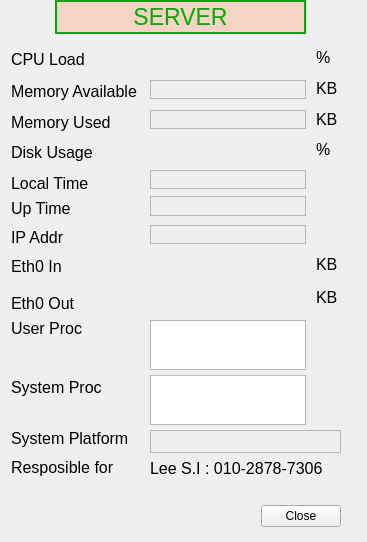
<ui version="4.0" >
 <class>Form</class>
 <widget class="QWidget" name="Form" >
  <property name="windowModality" >
   <enum>Qt::WindowModal</enum>
  </property>
  <property name="geometry" >
   <rect>
    <x>0</x>
    <y>0</y>
    <width>367</width>
    <height>542</height>
   </rect>
  </property>
  <property name="windowTitle" >
   <string>Form</string>
  </property>
  <widget class="QLabel" name="titleLabel" >
   <property name="geometry" >
    <rect>
     <x>55</x>
     <y>0</y>
     <width>251</width>
     <height>34</height>
    </rect>
   </property>
   <property name="palette" >
    <palette>
     <active>
      <colorrole role="WindowText" >
       <brush brushstyle="SolidPattern" >
        <color alpha="255" >
         <red>0</red>
         <green>170</green>
         <blue>0</blue>
        </color>
       </brush>
      </colorrole>
      <colorrole role="Base" >
       <brush brushstyle="SolidPattern" >
        <color alpha="255" >
         <red>255</red>
         <green>255</green>
         <blue>255</blue>
        </color>
       </brush>
      </colorrole>
      <colorrole role="Window" >
       <brush brushstyle="SolidPattern" >
        <color alpha="100" >
         <red>255</red>
         <green>170</green>
         <blue>127</blue>
        </color>
       </brush>
      </colorrole>
      <colorrole role="Shadow" >
       <brush brushstyle="SolidPattern" >
        <color alpha="255" >
         <red>0</red>
         <green>170</green>
         <blue>0</blue>
        </color>
       </brush>
      </colorrole>
     </active>
     <inactive>
      <colorrole role="WindowText" >
       <brush brushstyle="SolidPattern" >
        <color alpha="255" >
         <red>0</red>
         <green>170</green>
         <blue>0</blue>
        </color>
       </brush>
      </colorrole>
      <colorrole role="Base" >
       <brush brushstyle="SolidPattern" >
        <color alpha="255" >
         <red>255</red>
         <green>255</green>
         <blue>255</blue>
        </color>
       </brush>
      </colorrole>
      <colorrole role="Window" >
       <brush brushstyle="SolidPattern" >
        <color alpha="100" >
         <red>255</red>
         <green>170</green>
         <blue>127</blue>
        </color>
       </brush>
      </colorrole>
      <colorrole role="Shadow" >
       <brush brushstyle="SolidPattern" >
        <color alpha="255" >
         <red>0</red>
         <green>170</green>
         <blue>0</blue>
        </color>
       </brush>
      </colorrole>
     </inactive>
     <disabled>
      <colorrole role="WindowText" >
       <brush brushstyle="SolidPattern" >
        <color alpha="255" >
         <red>127</red>
         <green>125</green>
         <blue>123</blue>
        </color>
       </brush>
      </colorrole>
      <colorrole role="Base" >
       <brush brushstyle="SolidPattern" >
        <color alpha="100" >
         <red>255</red>
         <green>170</green>
         <blue>127</blue>
        </color>
       </brush>
      </colorrole>
      <colorrole role="Window" >
       <brush brushstyle="SolidPattern" >
        <color alpha="100" >
         <red>255</red>
         <green>170</green>
         <blue>127</blue>
        </color>
       </brush>
      </colorrole>
      <colorrole role="Shadow" >
       <brush brushstyle="SolidPattern" >
        <color alpha="255" >
         <red>0</red>
         <green>170</green>
         <blue>0</blue>
        </color>
       </brush>
      </colorrole>
     </disabled>
    </palette>
   </property>
   <property name="font" >
    <font>
     <pointsize>17</pointsize>
    </font>
   </property>
   <property name="autoFillBackground" >
    <bool>true</bool>
   </property>
   <property name="frameShape" >
    <enum>QFrame::WinPanel</enum>
   </property>
   <property name="text" >
    <string>SERVER</string>
   </property>
   <property name="alignment" >
    <set>Qt::AlignCenter</set>
   </property>
  </widget>
  <widget class="CALabel" name="caLabel_4" >
   <property name="geometry" >
    <rect>
     <x>150</x>
     <y>80</y>
     <width>156</width>
     <height>19</height>
    </rect>
   </property>
   <property name="font" >
    <font>
     <pointsize>12</pointsize>
    </font>
   </property>
   <property name="frameShape" >
    <enum>QFrame::StyledPanel</enum>
   </property>
   <property name="lineWidth" >
    <number>3</number>
   </property>
   <property name="alignment" >
    <set>Qt::AlignRight|Qt::AlignTrailing|Qt::AlignVCenter</set>
   </property>
   <property name="pvname" >
    <string>MEMAV</string>
   </property>
   <property name="dmode" stdset="0" >
    <enum>CALabel::Int</enum>
   </property>
  </widget>
  <widget class="CALabel" name="caLabel_5" >
   <property name="geometry" >
    <rect>
     <x>150</x>
     <y>110</y>
     <width>156</width>
     <height>19</height>
    </rect>
   </property>
   <property name="font" >
    <font>
     <pointsize>12</pointsize>
    </font>
   </property>
   <property name="frameShape" >
    <enum>QFrame::StyledPanel</enum>
   </property>
   <property name="lineWidth" >
    <number>3</number>
   </property>
   <property name="alignment" >
    <set>Qt::AlignRight|Qt::AlignTrailing|Qt::AlignVCenter</set>
   </property>
   <property name="pvname" >
    <string>MEMUSED</string>
   </property>
   <property name="dmode" stdset="0" >
    <enum>CALabel::Int</enum>
   </property>
  </widget>
  <widget class="CALabel" name="caLabel_8" >
   <property name="geometry" >
    <rect>
     <x>150</x>
     <y>170</y>
     <width>156</width>
     <height>19</height>
    </rect>
   </property>
   <property name="font" >
    <font>
     <pointsize>12</pointsize>
    </font>
   </property>
   <property name="frameShape" >
    <enum>QFrame::StyledPanel</enum>
   </property>
   <property name="lineWidth" >
    <number>3</number>
   </property>
   <property name="alignment" >
    <set>Qt::AlignRight|Qt::AlignTrailing|Qt::AlignVCenter</set>
   </property>
   <property name="pvname" >
    <string>TIME</string>
   </property>
   <property name="dmode" stdset="0" >
    <enum>CALabel::Choice</enum>
   </property>
   <property name="dbrequest" stdset="0" >
    <enum>CALabel::DBRGSTR</enum>
   </property>
  </widget>
  <widget class="CALabel" name="caLabel_9" >
   <property name="geometry" >
    <rect>
     <x>150</x>
     <y>196</y>
     <width>156</width>
     <height>20</height>
    </rect>
   </property>
   <property name="font" >
    <font>
     <pointsize>12</pointsize>
    </font>
   </property>
   <property name="frameShape" >
    <enum>QFrame::StyledPanel</enum>
   </property>
   <property name="lineWidth" >
    <number>3</number>
   </property>
   <property name="alignment" >
    <set>Qt::AlignRight|Qt::AlignTrailing|Qt::AlignVCenter</set>
   </property>
   <property name="pvname" >
    <string>UPTIME</string>
   </property>
   <property name="dmode" stdset="0" >
    <enum>CALabel::Choice</enum>
   </property>
   <property name="dbrequest" stdset="0" >
    <enum>CALabel::DBRGSTR</enum>
   </property>
  </widget>
  <widget class="CALabel" name="caLabel_10" >
   <property name="geometry" >
    <rect>
     <x>150</x>
     <y>225</y>
     <width>156</width>
     <height>19</height>
    </rect>
   </property>
   <property name="font" >
    <font>
     <pointsize>12</pointsize>
    </font>
   </property>
   <property name="frameShape" >
    <enum>QFrame::StyledPanel</enum>
   </property>
   <property name="lineWidth" >
    <number>3</number>
   </property>
   <property name="alignment" >
    <set>Qt::AlignRight|Qt::AlignTrailing|Qt::AlignVCenter</set>
   </property>
   <property name="pvname" >
    <string>IPADDR</string>
   </property>
   <property name="dmode" stdset="0" >
    <enum>CALabel::Choice</enum>
   </property>
   <property name="dbrequest" stdset="0" >
    <enum>CALabel::DBRGSTR</enum>
   </property>
  </widget>
  <widget class="CADisplayer" name="CADisplayer_2" >
   <property name="geometry" >
    <rect>
     <x>150</x>
     <y>139</y>
     <width>155</width>
     <height>24</height>
    </rect>
   </property>
   <property name="font" >
    <font>
     <pointsize>12</pointsize>
    </font>
   </property>
   <property name="autoFillBackground" >
    <bool>false</bool>
   </property>
   <property name="nuformat" stdset="0" >
    <enum>CADisplayer::RealOne</enum>
   </property>
   <property name="pvname" >
    <string>DISKUSAGE</string>
   </property>
  </widget>
  <widget class="CADisplayer" name="CADisplayer_3" >
   <property name="geometry" >
    <rect>
     <x>150</x>
     <y>255</y>
     <width>155</width>
     <height>24</height>
    </rect>
   </property>
   <property name="font" >
    <font>
     <pointsize>12</pointsize>
    </font>
   </property>
   <property name="autoFillBackground" >
    <bool>false</bool>
   </property>
   <property name="nuformat" stdset="0" >
    <enum>CADisplayer::RealOne</enum>
   </property>
   <property name="pvname" >
    <string>ETH_0_IN</string>
   </property>
  </widget>
  <widget class="CADisplayer" name="CADisplayer_4" >
   <property name="geometry" >
    <rect>
     <x>150</x>
     <y>290</y>
     <width>155</width>
     <height>24</height>
    </rect>
   </property>
   <property name="font" >
    <font>
     <pointsize>12</pointsize>
    </font>
   </property>
   <property name="autoFillBackground" >
    <bool>false</bool>
   </property>
   <property name="nuformat" stdset="0" >
    <enum>CADisplayer::RealOne</enum>
   </property>
   <property name="pvname" >
    <string>ETH_0_OUT</string>
   </property>
  </widget>
  <widget class="CALabel" name="caLabel_11" >
   <property name="geometry" >
    <rect>
     <x>150</x>
     <y>430</y>
     <width>191</width>
     <height>23</height>
    </rect>
   </property>
   <property name="font" >
    <font>
     <pointsize>10</pointsize>
    </font>
   </property>
   <property name="frameShape" >
    <enum>QFrame::StyledPanel</enum>
   </property>
   <property name="lineWidth" >
    <number>3</number>
   </property>
   <property name="alignment" >
    <set>Qt::AlignRight|Qt::AlignTrailing|Qt::AlignVCenter</set>
   </property>
   <property name="pvname" >
    <string>SYS_OSVER</string>
   </property>
   <property name="dmode" stdset="0" >
    <enum>CALabel::Choice</enum>
   </property>
   <property name="dbrequest" stdset="0" >
    <enum>CALabel::DBRGSTR</enum>
   </property>
  </widget>
  <widget class="CADisplayer" name="CADisplayer" >
   <property name="geometry" >
    <rect>
     <x>150</x>
     <y>45</y>
     <width>155</width>
     <height>24</height>
    </rect>
   </property>
   <property name="font" >
    <font>
     <pointsize>12</pointsize>
    </font>
   </property>
   <property name="autoFillBackground" >
    <bool>false</bool>
   </property>
   <property name="nuformat" stdset="0" >
    <enum>CADisplayer::RealOne</enum>
   </property>
   <property name="pvname" >
    <string>LOAD</string>
   </property>
  </widget>
  <widget class="CAListBox" name="caListBox" >
   <property name="geometry" >
    <rect>
     <x>150</x>
     <y>320</y>
     <width>156</width>
     <height>50</height>
    </rect>
   </property>
   <property name="pvname" >
    <string>USER_PROC</string>
   </property>
   <property name="cmode" stdset="0" >
    <enum>CAListBox::User</enum>
   </property>
  </widget>
  <widget class="CAListBox" name="caListBox_2" >
   <property name="geometry" >
    <rect>
     <x>150</x>
     <y>375</y>
     <width>156</width>
     <height>50</height>
    </rect>
   </property>
   <property name="pvname" >
    <string>SYS_PROC</string>
   </property>
   <property name="cmode" stdset="0" >
    <enum>CAListBox::System</enum>
   </property>
  </widget>
  <widget class="QLabel" name="label_18" >
   <property name="geometry" >
    <rect>
     <x>11</x>
     <y>454</y>
     <width>128</width>
     <height>26</height>
    </rect>
   </property>
   <property name="font" >
    <font>
     <pointsize>12</pointsize>
    </font>
   </property>
   <property name="text" >
    <string>Resposible for</string>
   </property>
  </widget>
  <widget class="QLabel" name="label" >
   <property name="geometry" >
    <rect>
     <x>11</x>
     <y>46</y>
     <width>128</width>
     <height>26</height>
    </rect>
   </property>
   <property name="font" >
    <font>
     <pointsize>12</pointsize>
    </font>
   </property>
   <property name="text" >
    <string>CPU Load</string>
   </property>
  </widget>
  <widget class="QLabel" name="label_11" >
   <property name="geometry" >
    <rect>
     <x>11</x>
     <y>195</y>
     <width>128</width>
     <height>26</height>
    </rect>
   </property>
   <property name="font" >
    <font>
     <pointsize>12</pointsize>
    </font>
   </property>
   <property name="text" >
    <string>Up Time</string>
   </property>
  </widget>
  <widget class="QLabel" name="label_12" >
   <property name="geometry" >
    <rect>
     <x>11</x>
     <y>225</y>
     <width>128</width>
     <height>25</height>
    </rect>
   </property>
   <property name="font" >
    <font>
     <pointsize>12</pointsize>
    </font>
   </property>
   <property name="text" >
    <string>IP Addr</string>
   </property>
  </widget>
  <widget class="QLabel" name="label_13" >
   <property name="geometry" >
    <rect>
     <x>11</x>
     <y>254</y>
     <width>128</width>
     <height>25</height>
    </rect>
   </property>
   <property name="font" >
    <font>
     <pointsize>12</pointsize>
    </font>
   </property>
   <property name="text" >
    <string>Eth0 In</string>
   </property>
  </widget>
  <widget class="QLabel" name="label_14" >
   <property name="geometry" >
    <rect>
     <x>11</x>
     <y>290</y>
     <width>128</width>
     <height>26</height>
    </rect>
   </property>
   <property name="font" >
    <font>
     <pointsize>12</pointsize>
    </font>
   </property>
   <property name="text" >
    <string>Eth0 Out</string>
   </property>
  </widget>
  <widget class="QLabel" name="label_9" >
   <property name="windowModality" >
    <enum>Qt::WindowModal</enum>
   </property>
   <property name="geometry" >
    <rect>
     <x>11</x>
     <y>139</y>
     <width>128</width>
     <height>26</height>
    </rect>
   </property>
   <property name="font" >
    <font>
     <pointsize>12</pointsize>
    </font>
   </property>
   <property name="text" >
    <string>Disk Usage</string>
   </property>
  </widget>
  <widget class="QLabel" name="label_10" >
   <property name="geometry" >
    <rect>
     <x>11</x>
     <y>170</y>
     <width>128</width>
     <height>26</height>
    </rect>
   </property>
   <property name="font" >
    <font>
     <pointsize>12</pointsize>
    </font>
   </property>
   <property name="text" >
    <string>Local Time</string>
   </property>
  </widget>
  <widget class="QLabel" name="label_6" >
   <property name="geometry" >
    <rect>
     <x>11</x>
     <y>78</y>
     <width>128</width>
     <height>26</height>
    </rect>
   </property>
   <property name="font" >
    <font>
     <pointsize>12</pointsize>
    </font>
   </property>
   <property name="text" >
    <string>Memory Available</string>
   </property>
  </widget>
  <widget class="QLabel" name="label_7" >
   <property name="geometry" >
    <rect>
     <x>11</x>
     <y>109</y>
     <width>128</width>
     <height>26</height>
    </rect>
   </property>
   <property name="font" >
    <font>
     <pointsize>12</pointsize>
    </font>
   </property>
   <property name="text" >
    <string>Memory Used</string>
   </property>
  </widget>
  <widget class="QLabel" name="label_15" >
   <property name="geometry" >
    <rect>
     <x>11</x>
     <y>315</y>
     <width>128</width>
     <height>26</height>
    </rect>
   </property>
   <property name="font" >
    <font>
     <pointsize>12</pointsize>
    </font>
   </property>
   <property name="text" >
    <string>User Proc</string>
   </property>
  </widget>
  <widget class="QLabel" name="label_16" >
   <property name="geometry" >
    <rect>
     <x>11</x>
     <y>375</y>
     <width>128</width>
     <height>25</height>
    </rect>
   </property>
   <property name="font" >
    <font>
     <pointsize>12</pointsize>
    </font>
   </property>
   <property name="text" >
    <string>System Proc</string>
   </property>
  </widget>
  <widget class="QLabel" name="label_17" >
   <property name="geometry" >
    <rect>
     <x>11</x>
     <y>425</y>
     <width>128</width>
     <height>26</height>
    </rect>
   </property>
   <property name="font" >
    <font>
     <pointsize>12</pointsize>
    </font>
   </property>
   <property name="text" >
    <string>System Platform</string>
   </property>
  </widget>
  <widget class="QLabel" name="label_27" >
   <property name="geometry" >
    <rect>
     <x>316</x>
     <y>172</y>
     <width>24</width>
     <height>23</height>
    </rect>
   </property>
   <property name="font" >
    <font>
     <pointsize>12</pointsize>
    </font>
   </property>
   <property name="text" >
    <string/>
   </property>
  </widget>
  <widget class="QLabel" name="label_28" >
   <property name="geometry" >
    <rect>
     <x>316</x>
     <y>201</y>
     <width>24</width>
     <height>22</height>
    </rect>
   </property>
   <property name="font" >
    <font>
     <pointsize>12</pointsize>
    </font>
   </property>
   <property name="text" >
    <string/>
   </property>
  </widget>
  <widget class="QLabel" name="label_19" >
   <property name="geometry" >
    <rect>
     <x>316</x>
     <y>46</y>
     <width>24</width>
     <height>23</height>
    </rect>
   </property>
   <property name="font" >
    <font>
     <pointsize>12</pointsize>
    </font>
   </property>
   <property name="text" >
    <string>%</string>
   </property>
  </widget>
  <widget class="QLabel" name="label_29" >
   <property name="geometry" >
    <rect>
     <x>316</x>
     <y>229</y>
     <width>24</width>
     <height>23</height>
    </rect>
   </property>
   <property name="font" >
    <font>
     <pointsize>12</pointsize>
    </font>
   </property>
   <property name="text" >
    <string/>
   </property>
  </widget>
  <widget class="QLabel" name="label_30" >
   <property name="geometry" >
    <rect>
     <x>316</x>
     <y>253</y>
     <width>24</width>
     <height>22</height>
    </rect>
   </property>
   <property name="font" >
    <font>
     <pointsize>12</pointsize>
    </font>
   </property>
   <property name="text" >
    <string>KB</string>
   </property>
  </widget>
  <widget class="QLabel" name="label_31" >
   <property name="geometry" >
    <rect>
     <x>316</x>
     <y>286</y>
     <width>24</width>
     <height>23</height>
    </rect>
   </property>
   <property name="font" >
    <font>
     <pointsize>12</pointsize>
    </font>
   </property>
   <property name="text" >
    <string>KB</string>
   </property>
  </widget>
  <widget class="QLabel" name="label_26" >
   <property name="geometry" >
    <rect>
     <x>316</x>
     <y>138</y>
     <width>24</width>
     <height>22</height>
    </rect>
   </property>
   <property name="font" >
    <font>
     <pointsize>12</pointsize>
    </font>
   </property>
   <property name="text" >
    <string>%</string>
   </property>
  </widget>
  <widget class="QLabel" name="label_24" >
   <property name="geometry" >
    <rect>
     <x>316</x>
     <y>108</y>
     <width>24</width>
     <height>22</height>
    </rect>
   </property>
   <property name="font" >
    <font>
     <pointsize>12</pointsize>
    </font>
   </property>
   <property name="text" >
    <string>KB</string>
   </property>
  </widget>
  <widget class="QLabel" name="label_23" >
   <property name="geometry" >
    <rect>
     <x>316</x>
     <y>77</y>
     <width>24</width>
     <height>23</height>
    </rect>
   </property>
   <property name="font" >
    <font>
     <pointsize>12</pointsize>
    </font>
   </property>
   <property name="text" >
    <string>KB</string>
   </property>
  </widget>
  <widget class="QLabel" name="label_36" >
   <property name="geometry" >
    <rect>
     <x>150</x>
     <y>455</y>
     <width>176</width>
     <height>26</height>
    </rect>
   </property>
   <property name="font" >
    <font>
     <pointsize>12</pointsize>
    </font>
   </property>
   <property name="text" >
    <string>Lee S.I : 010-2878-7306</string>
   </property>
  </widget>
  <widget class="QDialogButtonBox" name="buttonBox" >
   <property name="geometry" >
    <rect>
     <x>175</x>
     <y>500</y>
     <width>166</width>
     <height>32</height>
    </rect>
   </property>
   <property name="standardButtons" >
    <set>QDialogButtonBox::Close</set>
   </property>
  </widget>
 </widget>
 <customwidgets>
  <customwidget>
   <class>CADisplayer</class>
   <extends>QWidget</extends>
   <header>caDisplayer.h</header>
  </customwidget>
  <customwidget>
   <class>CALabel</class>
   <extends>QLabel</extends>
   <header>caLabel.h</header>
  </customwidget>
  <customwidget>
   <class>CAListBox</class>
   <extends>QListWidget</extends>
   <header>caListBox.h</header>
  </customwidget>
 </customwidgets>
 <resources/>
 <connections>
  <connection>
   <sender>buttonBox</sender>
   <signal>clicked(QAbstractButton*)</signal>
   <receiver>Form</receiver>
   <slot>close()</slot>
   <hints>
    <hint type="sourcelabel" >
     <x>333</x>
     <y>519</y>
    </hint>
    <hint type="destinationlabel" >
     <x>351</x>
     <y>519</y>
    </hint>
   </hints>
  </connection>
 </connections>
 <designerdata>
  <property name="gridDeltaX" >
   <number>5</number>
  </property>
  <property name="gridDeltaY" >
   <number>5</number>
  </property>
  <property name="gridSnapX" >
   <bool>true</bool>
  </property>
  <property name="gridSnapY" >
   <bool>true</bool>
  </property>
  <property name="gridVisible" >
   <bool>true</bool>
  </property>
 </designerdata>
</ui>
